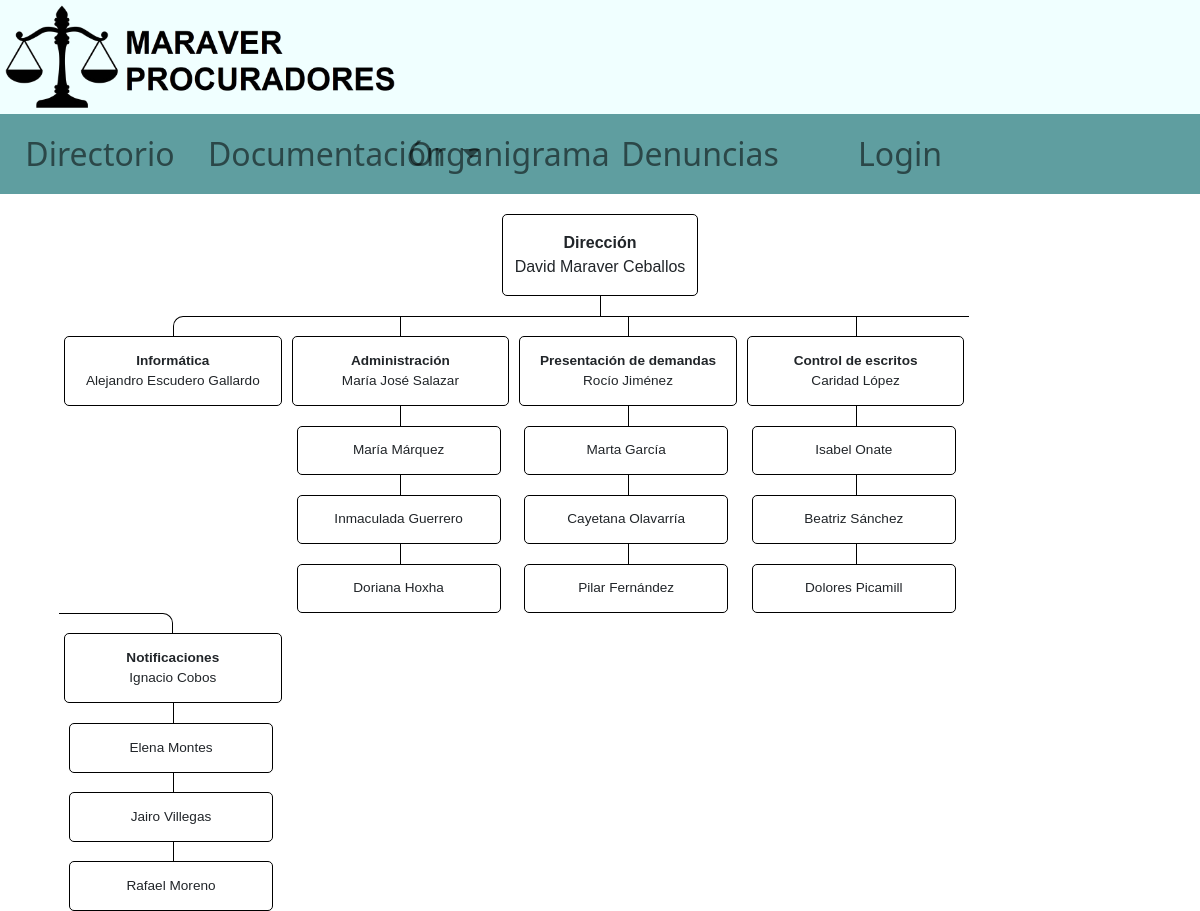
/Vistas/V_organigrama.php, run on the app's committed database.
### tables this page shows
CREATE TABLE `departamento` (
  `CodDep` decimal(1,0) NOT NULL,
  `Descripcion` varchar(30) NOT NULL
);

CREATE TABLE `usuario` (
  `CodUsu` decimal(4,0) NOT NULL,
  `DNI` decimal(8,0) DEFAULT NULL,
  `Nombre` varchar(30) NOT NULL,
  `Ap1` varchar(30) NOT NULL,
  `Ap2` varchar(30) DEFAULT NULL,
  `Correo` varchar(324) NOT NULL,
  `Password` varchar(130) DEFAULT NULL,
  `Extension` varchar(4) DEFAULT NULL,
  `CodPer` decimal(1,0) NOT NULL,
  `CodDep` decimal(1,0) NOT NULL,
  `activo` tinyint(1) NOT NULL,
  `modalidad` varchar(1) NOT NULL,
  `contrato` varchar(1) NOT NULL,
  `falta` date DEFAULT NULL,
  `fbaja` date DEFAULT NULL
);

### Controlador/C_getOrganigrama.php (called while the page is built, shortened)
<?php
    require('../Modelo/conexion.php');
    $conexion = new Conexion();
    $dire = $conexion->getDireccion();
    $res = $conexion->getResponsable();
    $usuAd = $conexion->getUsuAdmin();
    $usuDe = $conexion->getUsuDemandas();
    $usuEs = $conexion->getUsuEscritos();
    $usuNo = $conexion->getUsuNotis();
?>

### Modelo/conexion.php (called while the page is built, shortened)
<?php
class Conexion
{
    private $conexion;
    public function __construct()
    {
        $this->conexion = new mysqli('localhost', 'root', '', 'bbdd');
    }
    public function getDireccion()
    {
        $query = $this->conexion->query('SELECT departamento.descripcion as "dep", CONCAT(usuario.Nombre," ",usuario.Ap1," ",COALESCE(usuario.Ap2," ")) as "nombre" FROM usuario INNER JOIN departamento ON departamento.CodDep=usuario.CodDep INNER JOIN perfil ON perfil.CodPer=usuario.CodPer WHERE Departamento.CodDep = 6 AND activo = 1');
        $dire = [];
        $i = 0;
        while ($fila = $query->fetch_assoc()) {
            $dire[$i] = $fila;
            $i++;
        }
        return $dire;
    }
    public function getResponsable()
    {
        $query = $this->conexion->query('SELECT departamento.descripcion as "dep", perfil.descripcion as "per", CONCAT(usuario.Nombre," ",usuario.Ap1," ",COALESCE(usuario.Ap2," ")) as "nombre" FROM usuario INNER JOIN departamento ON departamento.CodDep=usuario.CodDep INNER JOIN perfil ON perfil.CodPer=usuario.CodPer WHERE usuario.CodDep = 1 AND activo = 1 UNION SELECT departamento.descripcion as "dep", perfil.descripcion as "per", CONCAT(usuario.Nombre," ",usuario.Ap1," ",COALESCE(usuario.Ap2," ")) as "nombre" FROM usuario INNER JOIN departamento ON departamento.CodDep=usuario.CodDep INNER JOIN perfil ON perfil.CodPer=usuario.CodPer WHERE Perfil.CodPer = 2 AND activo = 1 ');
        $res = [];
        $i = 0;
        while ($fila = $query->fetch_assoc()) {
            $res[$i] = $fila;
            $i++;
        }
        return $res;
    }
    public function getUsuAdmin()
    {
        $query = $this->conexion->query('SELECT CONCAT(usuario.Nombre," ",usuario.Ap1," ",COALESCE(usuario.Ap2," ")) as "nombre", CodUsu, correo FROM usuario INNER JOIN departamento ON departamento.CodDep=usuario.CodDep WHERE Departamento.CodDep = 2 AND Usuario.CodPer = 3 AND activo = 1 AND contrato = "T"');
        $usuAd = [];
        $i = 0;
        while ($fila = $query->fetch_assoc()) {
            $usuAd[$i] = $fila;
            $i++;
        }
        return $usuAd;
    }
    public function getUsuDemandas()
    {
        $query = $this->conexion->query('SELECT CONCAT(usuario.Nombre," ",usuario.Ap1," ",COALESCE(usuario.Ap2," ")) as "nombre", CodUsu, correo FROM usuario INNER JOIN departamento ON departamento.CodDep=usuario.CodDep WHERE Departamento.CodDep = 3 AND Usuario.CodPer = 3 AND activo = 1 AND contrato = "T"');
        $usuDe = [];
        $i = 0;
        while ($fila = $query->fetch_assoc()) {
            $usuDe[$i] = $fila;
            $i++;
        }
        return $usuDe;
    }
    public function getUsuEscritos()
    {
        $query = $this->conexion->query('SELECT CONCAT(usuario.Nombre," ",usuario.Ap1," ",COALESCE(usuario.Ap2," ")) as "nombre", CodUsu, correo FROM usuario INNER JOIN departamento ON departamento.CodDep=usuario.CodDep WHERE Departamento.CodDep = 4 AND Usuario.CodPer = 3 AND activo = 1 AND contrato = "T"');
        $usuEs = [];
        $i = 0;
        while ($fila = $query->fetch_assoc()) {
            $usuEs[$i] = $fila;
            $i++;
        }
        return $usuEs;
    }
    public function getUsuNotis()
    {
        $query = $this->conexion->query('SELECT CONCAT(usuario.Nombre," ",usuario.Ap1," ",COALESCE(usuario.Ap2," ")) as "nombre", CodUsu, correo FROM usuario INNER JOIN departamento ON departamento.CodDep=usuario.CodDep WHERE Departamento.CodDep = 5 AND Usuario.CodPer = 3 AND activo = 1 AND contrato = "T"');
        $usuNo = [];
        $i = 0;
        while ($fila = $query->fetch_assoc()) {
            $usuNo[$i] = $fila;
            $i++;
        }
        return $usuNo;
    }
}

### Vistas/V_organigrama.php (the view, shortened to what this page needs)
<?php
if (isset($_COOKIE["nombre"])) {
    $perfil_login = $_SESSION["perfil"];
    $usuario_login = $_COOKIE["nombre"];
    if ($perfil_login == 1 || $perfil_login == 2) {
        $sesion = "<a class='nav-link' style='color: yellow' href=V_menu.php>$usuario_login</a>";
    }
} else {
    $sesion = "<a class='nav-link' href='V_login.php' style='text-decoration: none;'>Login</a>";
}
?>
<!DOCTYPE html>
<html lang="es">
<head>
    <link rel="stylesheet" href="../style.css">
    <link href="https://cdn.jsdelivr.net/npm/bootstrap@5.2.3/dist/css/bootstrap.min.css" rel="stylesheet">
</head>
<body>
    <header>
        <div>
            <img class="col-4" src="../img/logo.png">
        </div>
        <nav class="navbar navbar-expand-lg">
            <div class="collapse navbar-collapse">
                <ul class="navbar-nav col-12">
                    <li class="nav-item col-2 active">
                        <a class="nav-link" href="V_directorio.php">Directorio</a>
                    </li>
                    <li class="nav-item dropdown col-2">
                        <a class="nav-link dropdown-toggle" role="button" data-bs-toggle="dropdown" aria-expanded="false">
                            Documentación
                        </a>
                    </li>
                    <li class="nav-item col-2">
                        <a class="nav-link" href="V_organigrama.php">Organigrama</a>
                    </li>
                    <li class="nav-item col-2">
                        <a class="nav-link" href="V_denuncias.php">Denuncias</a>
                    </li>
                    <li class="nav-item col-2">
                        <?php echo $sesion ?>
                    </li>
                </ul>
            </div>
        </nav>
    </header>
    <div class="container">
        <div class="container organigrama">
            <ul>
                <li>
                    <?php
                    require('../Controlador/C_getOrganigrama.php');
                    foreach ($dire as $diref) {
                        echo "<a><b>" . $diref['dep'] . "</b><br>" . $diref['nombre'] . "</a><br>";
                    }
                    ?>
                    <ul>
                        <?php
                        $cont = 1;
                        foreach ($res as $resf) {
                            echo "<li><a><b>" . $resf['dep'] . "</b><br>" . $resf['nombre'] . "</a>";
                            if ($cont == 2) {
                                foreach ($usuAd as $usu) {
                                    echo "<ul class='org'><li><a>" . $usu['nombre'] . "</a></li></ul>";
                                }
                            }
                            if ($cont == 3) {
                                foreach ($usuDe as $usu) {
                                    echo "<ul class='org'><li><a>" . $usu['nombre'] . "</a></li></ul>";
                                }
                            }
                            if ($cont == 4) {
                                foreach ($usuEs as $usu) {
                                    echo "<ul class='org'><li><a>" . $usu['nombre'] . "</a></li></ul>";
                                }
                            }
                            if ($cont == 5) {
                                foreach ($usuNo as $usu) {
                                    echo "<ul class='org'><li><a>" . $usu['nombre'] . "</a></li></ul>";
                                }
                            }
                            $cont++;
                        }
                        ?>
                    </ul>
                </li>
            </ul>
        </div>
    </div>
</body>

### style.css (style rules this page uses)
body { margin: 0; }
body header { background-color: azure; }
header img { padding: 5px; }
nav { background-color: cadetblue; font-size: 2em; }
nav li a { text-align: center; }
.organigrama * { margin: 0px; padding: 0px; }
.organigrama ul { padding-top: 20px; position: relative; }
.organigrama li { float: left; text-align: center; list-style-type: none; padding: 20px 5px 0px 5px; position: relative; }
.organigrama li::before, .organigrama li::after { content: ''; position: absolute; top: 0px; right: 50%; border-top: 1px solid black; width: 50%; height: 20px; }
.organigrama li::after { right: auto; left: 50%; border-left: 1px solid black; }
.organigrama li:only-child::before, .organigrama li:only-child::after { display: none; }
.organigrama li:only-child { padding-top: 0; }
.organigrama li:first-child::before, .organigrama li:last-child::after { border: none; }
.organigrama li:last-child::before { border-right: 1px solid black; border-radius: 0 10px 0 0; }
.organigrama li:first-child::after { border-radius: 10px 0 0 0; }
.organigrama ul ul::before { content: ''; position: absolute; top: 0; left: 50%; border-left: 1px solid black; width: 0; height: 20px; }
.organigrama ul>li>ul>li>ul::before { content: ''; position: absolute; top: 0; left: 50%; border-left: 1px solid black; width: 0; height: 20px; }
.org:not(:nth-child(2)) { margin-top: 49px; }
.organigrama li a { border: 1px solid black; padding: 1em 0.75em; text-decoration: none; color: #333; background-color: rgba(255, 255, 255, 0.5); font-family: arial, verdana, tahoma; font-size: 0.85em; display: inline-block; border-radius: 5px; -webkit-border-radius: 5px; -moz-border-radius: 5px; -webkit-transition: all 500ms; -moz-transition: all 500ms; transition: all 500ms; }
.organigrama>ul>li>a { font-size: 1em; }
.organigrama>ul>li>ul>li>a { width: 16em; }
.organigrama>ul>li>ul>li>ul>li>a { width: 15em; }

### data on the page
departamento: Descripcion "Dirección", nombre "David Maraver Ceballos"
usuario: nombre "María Márquez"
usuario: nombre "Inmaculada Guerrero"
usuario: nombre "Doriana Hoxha"
usuario: nombre "Marta García"
usuario: nombre "Cayetana Olavarría"
usuario: nombre "Pilar Fernández"
usuario: nombre "Isabel Onate"
usuario: nombre "Beatriz Sánchez"
usuario: nombre "Dolores Picamill"
usuario: nombre "Elena Montes"
usuario: nombre "Jairo Villegas"
usuario: nombre "Rafael Moreno"

### other printed values
$resf['dep'] "Informática"
$resf['nombre'] "Alejandro Escudero Gallardo"
$resf['dep'] "Administración"
$resf['nombre'] "María José Salazar"
$resf['dep'] "Presentación de demandas"
$resf['nombre'] "Rocío Jiménez"
$resf['dep'] "Control de escritos"
$resf['nombre'] "Caridad López"
$resf['dep'] "Notificaciones"
$resf['nombre'] "Ignacio Cobos"
